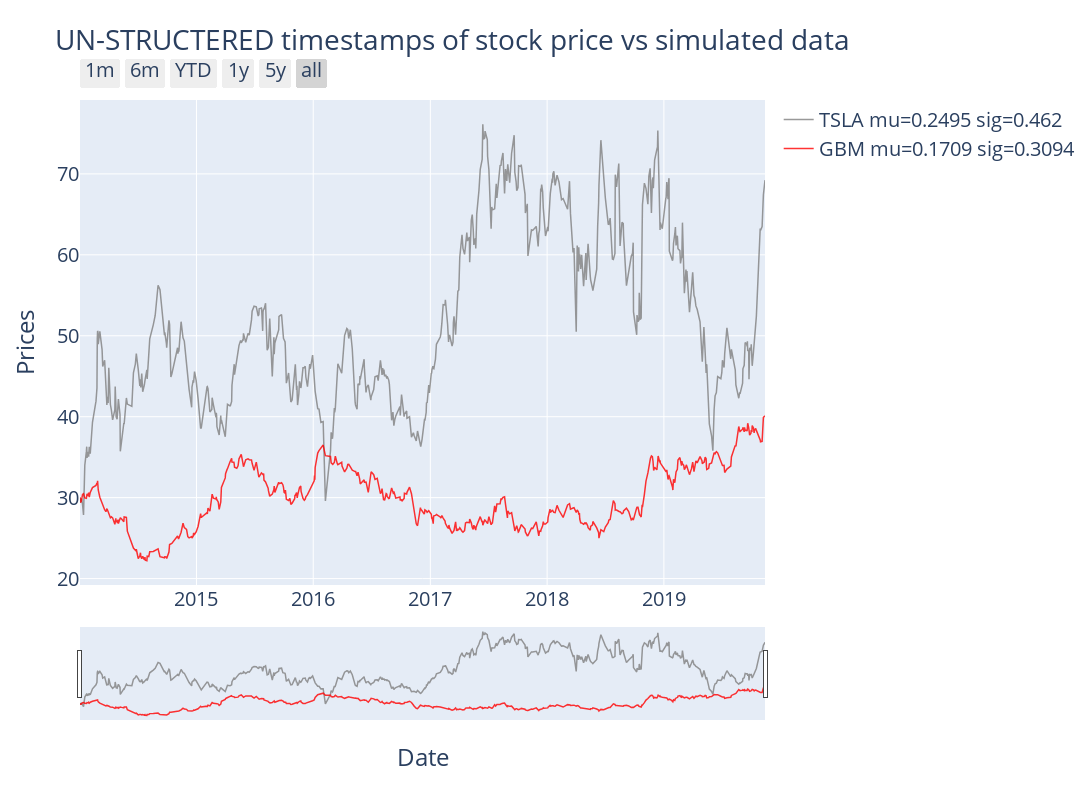

This figure's notebook cell:
### Markdown cell above
# Unstructered stock data generation

### Code cell
# Create unstructered time series

np.random.seed(random_seed_nr)

remove_n = int(len(df)*.6)
drop_indices = np.random.choice(df.index, remove_n, replace=False)
df_subset = df.drop(drop_indices)
df_subset.head(10)

initial_value = df_subset[stock][0]
N = len(df_subset)

returns = daily_return(df_subset[stock])
mu_un = np.mean(returns)*(len(df_subset)*252/len(df))         # drift coefficient
sig_un = np.std(returns)*np.sqrt((len(df_subset)*252/len(df)))  # diffusion coefficient

# # Generation of simulated stock data
# W = Brownian(N, random_seed = rndm_seed, random_seed_nr = random_seed_nr)[0]
# soln = GBM(initial_value, mu, sig, W, T, N)[0]    # Exact solution

# soln = soln[:-1]
# df_subset['GBM'] = soln

returns = daily_return(df_subset['GBM'])
mu_GBM_un = np.mean(returns)*252.          # drift coefficient
sig_GBM_un = np.std(returns)*np.sqrt(252.)  # diffusion coefficient

stck_nm = stock + ' mu=' + str(round(mu_un,4)) + ' sig=' +  str(round(sig_un,4))
GBM_nm = 'GBM' + ' mu=' + str(round(mu_GBM_un,4)) + ' sig=' +  str(round(sig_GBM_un,4))

df_labels = { stock:
      { "column_name": stock,
        "color": "gray",
        "name": stck_nm,
        "text": stock
      },'GBM': 
      { "column_name": "GBM",
        "color": "red",
        "name": GBM_nm,
        "text": "Brownian Motion"
      }}

plotly_titles = { 'titles':
      { 'chart_title': 'UN-STRUCTERED timestamps of stock price vs simulated data',
        'y_axis_title': 'Prices',
        'x_axis_title': 'Date',
      }}

econ = plotly_time_series(df_labels,plotly_titles,df_subset, font = .5)

df_subset.to_csv(FILE_FOLDER + OUTPUT_UNSTRUCTURED_FILE, sep=';')

### Figure 1 — Plotly figure (JSON) as saved in the notebook; plotly's stock layout.template omitted (floating-point values rounded to 4 significant figures; data arrays with more than 128 entries replaced by an {"elided": "..."} marker saying what was removed)
{"data": [{"line": {"color": "gray", "width": 1.5}, "name": "TSLA mu=0.2495 sig=0.462", "opacity": 0.8, "text": "TSLA", "type": "scatter", "x": {"elided": "592 str values"}, "y": {"elided": "592 float values"}}, {"line": {"color": "red", "width": 1.5}, "name": "GBM mu=0.1709 sig=0.3094", "opacity": 0.8, "text": "Brownian Motion", "type": "scatter", "x": {"elided": "592 str values"}, "y": {"elided": "592 float values"}}], "layout": {"font": {"size": 20}, "height": 800, "title": {"text": "UN-STRUCTERED timestamps of stock price vs simulated data"}, "width": 1400, "xaxis": {"autorange": true, "range": ["2014-01-02", "2019-11-13"], "rangeselector": {"buttons": [{"count": 1, "label": "1m", "step": "month", "stepmode": "backward"}, {"count": 6, "label": "6m", "step": "month", "stepmode": "backward"}, {"count": 1, "label": "YTD", "step": "year", "stepmode": "todate"}, {"count": 1, "label": "1y", "step": "year", "stepmode": "backward"}, {"count": 6, "label": "5y", "step": "year", "stepmode": "backward"}, {"step": "all"}]}, "rangeslider": {"autorange": true, "range": ["2014-01-02", "2019-11-13"], "visible": true, "yaxis": {"_template": null, "rangemode": "match"}}, "showspikes": true, "title": {"text": "Date"}, "type": "date"}, "yaxis": {"autorange": true, "fixedrange": false, "range": [19.21, 79.13], "showspikes": true, "title": {"text": "Prices"}, "type": "linear"}}}
